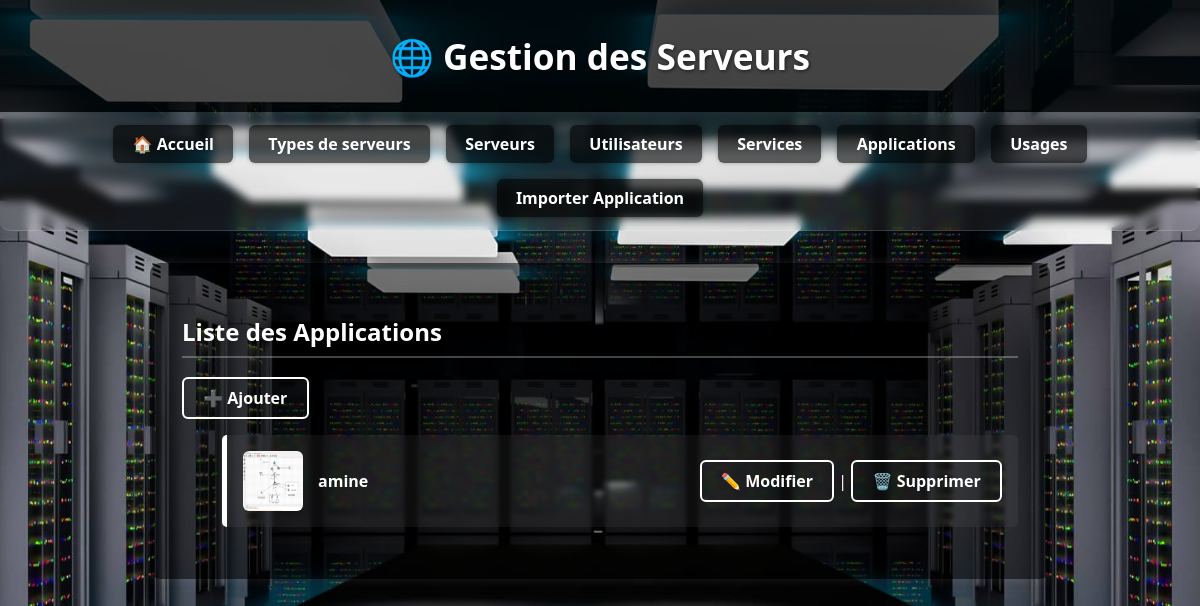
The app's page /applications/ with its own data.
### gestion/models/application.py (models this page shows, shortened)
class Application(models.Model):
    nom = models.CharField(max_length=100)
    logo = models.ImageField(upload_to='logos/', null=True, blank=True)
    utilisateur = models.ForeignKey(Utilisateur, on_delete=models.CASCADE)

### gestion/views.py (the view)
# urls.py: path('applications/', views.liste_application, name='liste_application'),
def liste_application(request):
    applications = Application.objects.all()
    return render(request, 'gestion/application/liste.html', {'applications': applications})

### gestion/templates/gestion/application/liste.html
{% extends 'gestion/base.html' %}
{% block content %}
<h2>Liste des Applications</h2>
<a href="{% url 'ajouter_application' %}" class="btn-ajouter">➕ Ajouter</a>
<ul>
    {% for item in applications %}
    <li>
        <span style="display: flex; align-items: center; gap: 15px;">
            {% if item.logo %}
                <img src="{{ item.logo.url }}" alt="Logo"
                     style="height: 60px; width: 60px; border-radius: 6px;">
            {% endif %}
            <span style="font-weight: bold;">{{ item.nom }}</span>
        </span>
        <span>
            <a href="{% url 'modifier_application' item.id %}" class="btn-action">✏️ Modifier</a> |
            <a href="{% url 'supprimer_application' item.id %}" class="btn-action">🗑️ Supprimer</a>
        </span>
    </li>
    {% empty %}
        <li>Aucune application trouvée.</li>
    {% endfor %}
</ul>
{% endblock %}

### static/css/style.css (style rules this page uses)
* { box-sizing: border-box; }
body { margin: 0; padding: 0; font-family: 'Segoe UI', sans-serif; background: url("/static/images/background.jpg") no-repeat center center fixed; background-size: cover; color: #ffffff; }
h2 { color: #ffffff; border-bottom: 2px solid #ffffff44; padding-bottom: 0.5rem; }
li { margin-bottom: 1.2rem; padding: 1rem; background-color: rgba(255, 255, 255, 0.05); border-left: 5px solid #ffffff; border-radius: 5px; display: flex; justify-content: space-between; align-items: center; flex-wrap: wrap; backdrop-filter: blur(2px); }
button, .btn-ajouter, .btn-action { background-color: transparent; border: 2px solid #ffffff; color: #ffffff; padding: 0.5rem 1.2rem; font-weight: bold; border-radius: 6px; text-decoration: none; display: inline-block; cursor: pointer; transition: background-color 0.3s, color 0.3s; }

### records on screen
Application: logo (picture), nom "amine"
